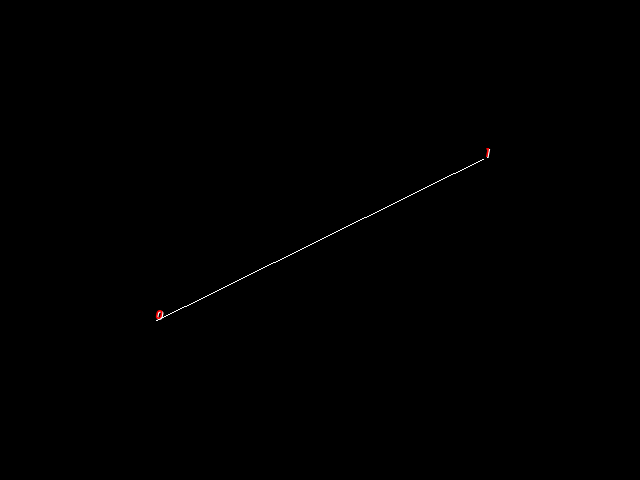

Source code (Python):
#!/usr/bin/env python

# Color vertex labels of a directed graph. Each vertex is labelled with its
# integer ID and the label text is rendered in red.

# Factory overrides: importing these modules registers the OpenGL rendering
# and interaction style implementations for vtkRenderingCore factory classes.
import vtkmodules.vtkInteractionStyle  # noqa: F401
import vtkmodules.vtkRenderingOpenGL2  # noqa: F401

# VTK pipeline classes used in this example
from vtkmodules.vtkCommonCore import vtkIntArray
from vtkmodules.vtkCommonDataModel import vtkMutableDirectedGraph
from vtkmodules.vtkFiltersSources import vtkGraphToPolyData
from vtkmodules.vtkInfovisLayout import (
    vtkGraphLayout,
    vtkSimple2DLayoutStrategy,
)
from vtkmodules.vtkRenderingCore import (
    vtkActor,
    vtkActor2D,
    vtkPolyDataMapper,
    vtkRenderWindow,
    vtkRenderWindowInteractor,
    vtkRenderer,
)
from vtkmodules.vtkRenderingLabel import vtkLabeledDataMapper

# Colors (normalized RGB)
red_rgb = (1.0, 0.0, 0.0)

# Graph: two vertices with one directed edge
graph = vtkMutableDirectedGraph()
v1 = graph.AddVertex()
v2 = graph.AddVertex()
graph.AddEdge(v1, v2)

# Vertex label array: integer ID per vertex
vertex_ids = vtkIntArray()
vertex_ids.SetNumberOfComponents(1)
vertex_ids.SetName("VertexIDs")
vertex_ids.InsertNextValue(0)
vertex_ids.InsertNextValue(1)
graph.GetVertexData().AddArray(vertex_ids)

# Filter: layout the graph vertices in 2D
simple_2_d_layout_strategy = vtkSimple2DLayoutStrategy()
graph_layout = vtkGraphLayout()
graph_layout.SetInputData(graph)
graph_layout.SetLayoutStrategy(simple_2_d_layout_strategy)

# Filter: convert graph to polydata for rendering
graph_to_polydata = vtkGraphToPolyData()
graph_to_polydata.SetInputConnection(graph_layout.GetOutputPort())

# Mapper: map edge lines to graphics primitives
edge_mapper = vtkPolyDataMapper()
edge_mapper.SetInputConnection(graph_to_polydata.GetOutputPort())
edge_mapper.ScalarVisibilityOff()

# Actor: assign the edge geometry
edge_actor = vtkActor()
edge_actor.SetMapper(edge_mapper)

# Vertex labels: display VertexIDs array as red text at each vertex
label_mapper = vtkLabeledDataMapper()
label_mapper.SetInputConnection(graph_to_polydata.GetOutputPort())
label_mapper.SetLabelModeToLabelFieldData()
label_mapper.SetFieldDataName("VertexIDs")
label_mapper.GetLabelTextProperty().SetColor(red_rgb)

label_actor = vtkActor2D()
label_actor.SetMapper(label_mapper)

# Renderer: assemble the scene
renderer = vtkRenderer()
renderer.AddActor(edge_actor)
renderer.AddActor(label_actor)

# Render window: display the rendered scene
render_window = vtkRenderWindow()
render_window.AddRenderer(renderer)
render_window.SetWindowName("color vertex labels")
render_window.SetMultiSamples(0)
render_window.SetSize(640, 480)

# Interactor: handle mouse and keyboard events
render_window_interactor = vtkRenderWindowInteractor()
render_window_interactor.SetRenderWindow(render_window)

# Scene: reset camera and zoom
renderer.ResetCamera()
renderer.GetActiveCamera().Zoom(0.8)

# Start: launch the interactive visualization
render_window_interactor.Initialize()
render_window_interactor.Start()
